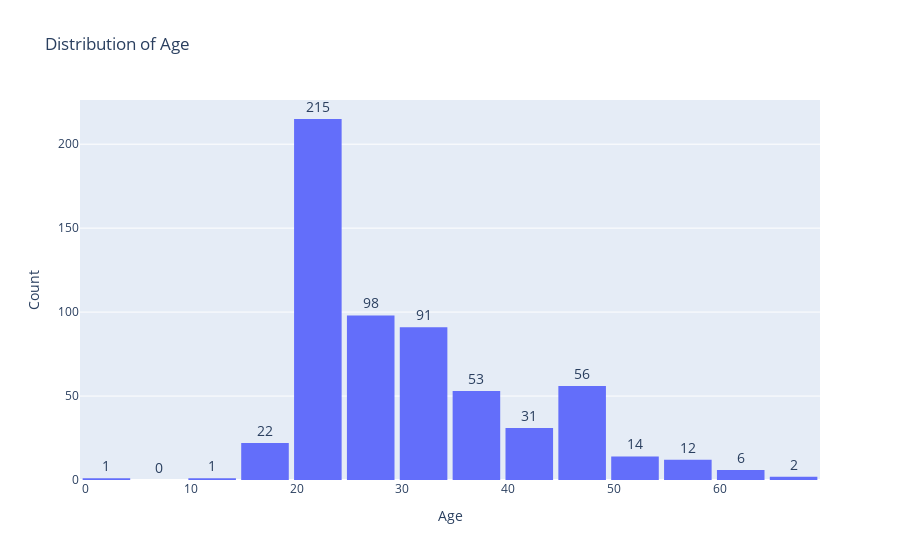

Notebook cell for this chart:
### Code cell
# -------------------------
# NUMERIC VARIABLES
# -------------------------
numeric_cols = ['age']

for col in numeric_cols:
    fig = px.histogram(
        df,
        x=col,
        nbins=30,
        title=f'Distribution of {col.replace("_"," ").title()}',
        labels={col: col.replace("_"," ").title(), 'count':'Count'}
    )
    fig.update_traces(
        texttemplate='%{y}',
        textposition='outside',
        textfont_size=14
    )
    fig.update_layout(
        xaxis_title=col.replace("_"," ").title(),
        yaxis_title='Count',
        bargap=0.1
    )
    fig.show()

### Figure 1 — Plotly figure (JSON) as saved in the notebook; plotly's stock layout.template omitted (floating-point values rounded to 4 significant figures; data arrays with more than 128 entries replaced by an {"elided": "..."} marker saying what was removed)
{"data": [{"bingroup": "x", "hovertemplate": "Age=%{x}<br>count=%{y}<extra></extra>", "legendgroup": "", "marker": {"color": "#636efa", "pattern": {"shape": ""}}, "name": "", "nbinsx": 30, "orientation": "v", "showlegend": false, "textfont": {"size": 14}, "textposition": "outside", "texttemplate": "%{y}", "type": "histogram", "x": {"elided": "602 int values"}, "xaxis": "x", "yaxis": "y"}], "layout": {"bargap": 0.1, "barmode": "relative", "legend": {"tracegroupgap": 0}, "title": {"text": "Distribution of Age"}, "xaxis": {"anchor": "y", "domain": [0, 1], "title": {"text": "Age"}}, "yaxis": {"anchor": "x", "domain": [0, 1], "title": {"text": "Count"}}}}
